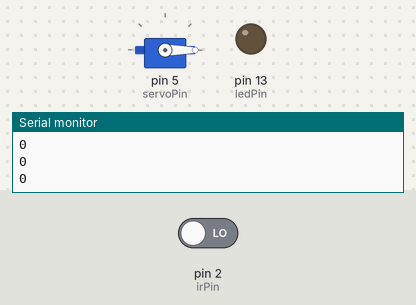
Bench run of a sketch on a simulated Arduino Uno, built with avr-gcc and run on an emulated ATmega328P. Parts: servo, output pins drawn as LEDs (lit = HIGH), the last lines printed to the serial monitor. Dashed ring = blinking. The test bench sets the inputs (shaded band); at power-on: pin 2 (irPin) LOW.

Above: at 1.8 s.
1.9 s: pin 2 (irPin) driven HIGH
At 2.4 s:
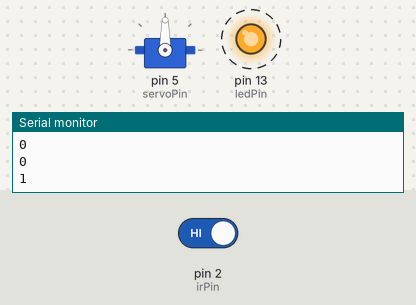
4.9 s: pin 2 (irPin) driven LOW
At 6.1 s:
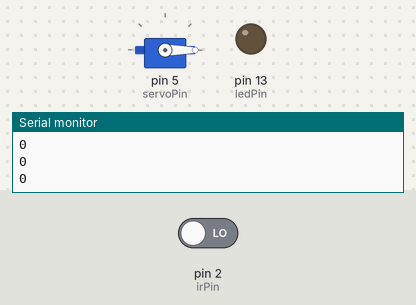
Timing chart, 0 to 7.9 s (numbered marks = the images above; inputs shaded):
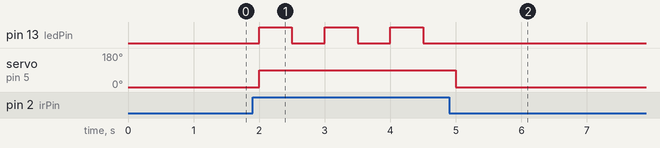

The sketch:

sketch_jan30b.ino
```cpp
#include <Servo.h>

Servo myServo;  // Create a Servo object

const int irPin = 2;      // Pin for IR sensor (obstacle detection)
const int ledPin = 13;    // Pin for LED
const int servoPin = 5;   // Pin for servo motor

void setup() {
  myServo.attach(servoPin);  // Attach the servo motor to pin 9
  pinMode(irPin, INPUT);     // Set IR sensor pin as input
  pinMode(ledPin, OUTPUT);   // Set LED pin as output
  digitalWrite(ledPin, LOW); // Turn LED off initially
  myServo.write(0);         // Set servo to initial position (0 degrees)

  Serial.begin(9600);        // Start the serial communication for debugging
}

void loop() {
  int irState = digitalRead(irPin);  // Read the state of the IR sensor (obstacle detected or not)

  // Debugging: Print the state of the IR sensor
  Serial.println(irState);

  if (irState == HIGH) {  // If the IR sensor detects an obstacle (HIGH state)
    digitalWrite(ledPin, HIGH);  // Turn the LED on (obstacle detected)
    myServo.write(90);          // Move servo to 90 degrees
    delay(500);                 // Wait for 0.5 seconds
    digitalWrite(ledPin, LOW);  // Turn the LED off
    delay(500);                 // Wait for 0.5 seconds (blink effect)
  } else {  // If no obstacle is detected (LOW state)
    digitalWrite(ledPin, LOW);  // Turn the LED off
    myServo.write(0);           // Move servo back to 0 degrees
    delay(500);                 // Wait for 0.5 seconds (pause between movements)
  }
}
```

Measured:
- after the input at 1.9 s, pin 13 (ledPin): alternates HIGH for 0.50 s and LOW for 0.50 s, starting after 0.10 s; servo on pin 5 (servoPin): 0° → 90° after 0.10 s
- after the input at 4.9 s, pin 13 (ledPin): stops changing and stays LOW; servo on pin 5 (servoPin): 90° → 0° after 0.10 s
